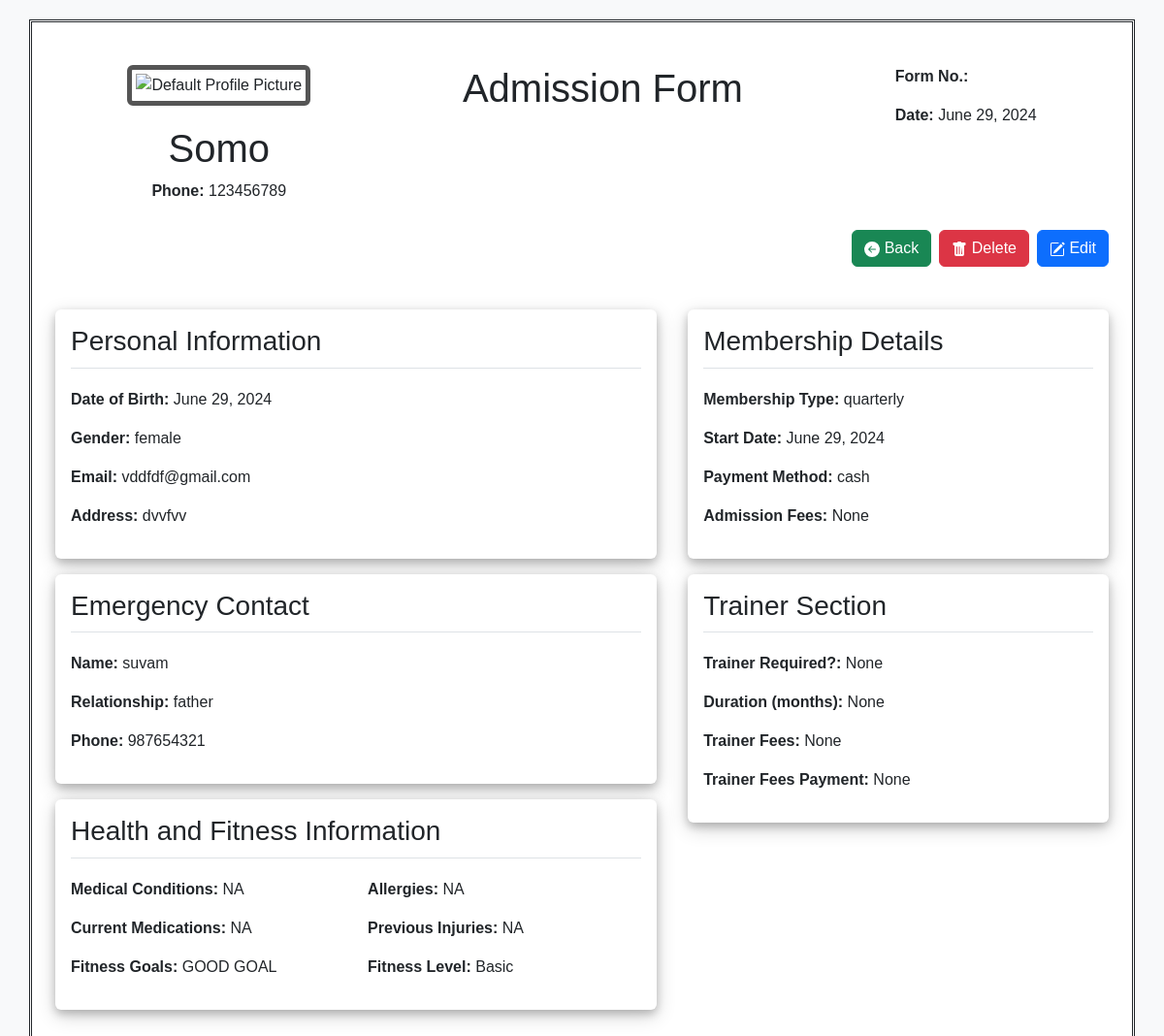
The page /profile/6/ (signed in) on the database as committed earlier.
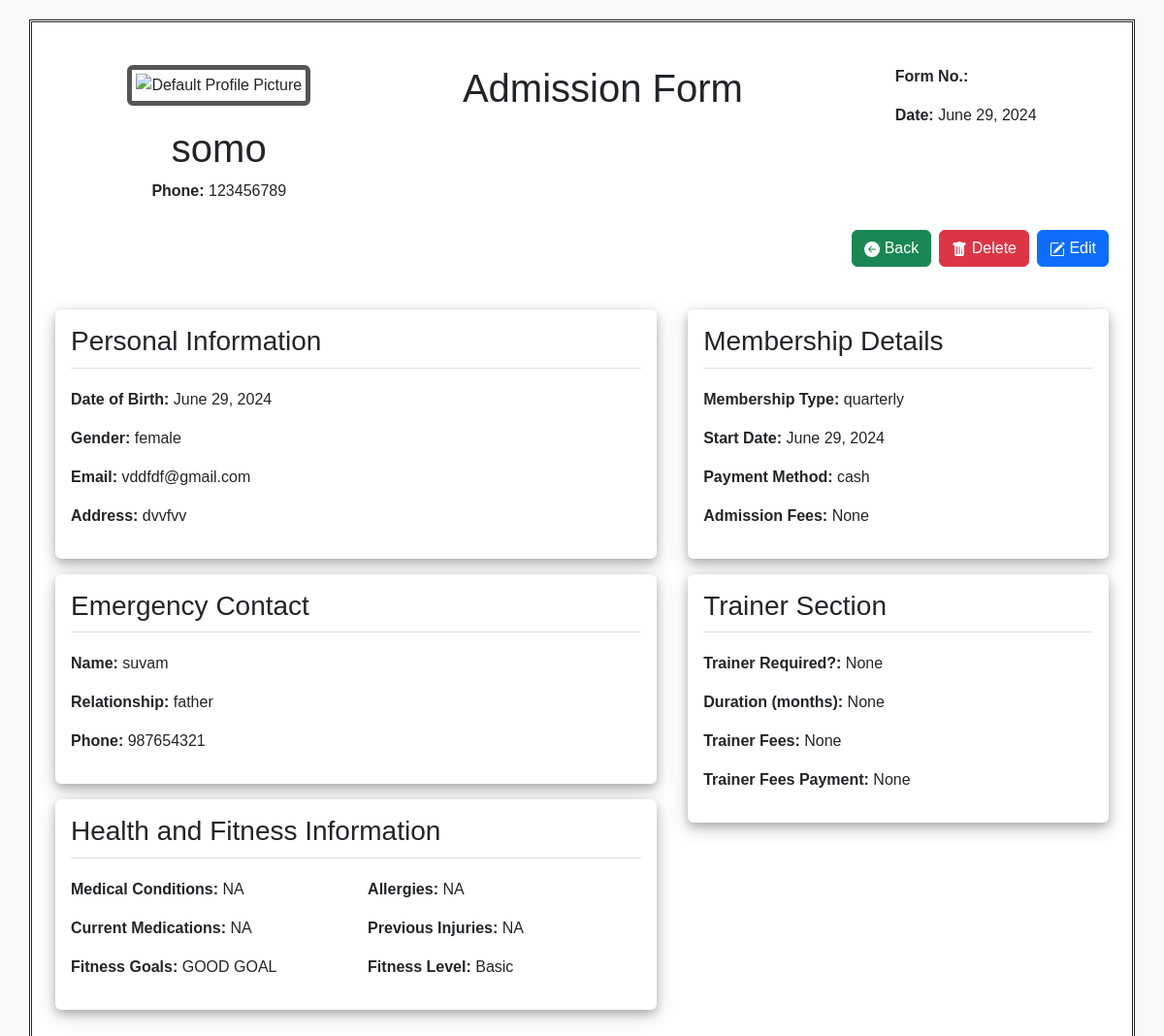
The same page on the database as committed later.
### home/models.py (models this page shows, shortened)
class Admission(models.Model):
    user = models.ForeignKey(User, on_delete=models.CASCADE, default=get_default_user)
    profile_image=models.ImageField(null=True,blank=True,upload_to="images/")
    full_name = models.CharField(max_length=80)
    dob = models.DateField()
    gender = models.CharField(max_length=10)
    phone = models.CharField(max_length=15)
    email = models.EmailField()
    address = models.CharField(max_length=255)
    emergency_contact_name = models.CharField(max_length=80)
    relationship = models.CharField(max_length=20)
    emergency_contact_phone = models.CharField(max_length=15)
    medical_conditions = models.TextField(blank=True, null=True)
    allergies = models.TextField(blank=True, null=True)
    current_medications = models.TextField(blank=True, null=True)
    previous_injuries = models.TextField(blank=True, null=True)
    fitness_goals = models.TextField(blank=True, null=True)
    fitness_level = models.CharField(max_length=50)
    membership_type = models.CharField(max_length=50)
    start_date = models.DateField()
    payment_method = models.CharField(max_length=50)
    trainer_required = models.CharField(max_length=80, blank=True, null=True)
    trainer_duration = models.CharField(max_length=50, blank=True, null=True)
    trainer_fee = models.CharField(max_length=50,blank=True, null=True)
    pay_now = models.CharField(max_length=50, blank=True, null=True)
    admission_fee = models.CharField(max_length=50,blank=True, null=True)

### home/views.py (the view)
# urls.py: path("profile/<int:admission_id>/", views.profile, name="profile"),
def profile(request, admission_id):
    admission = get_object_or_404(Admission, id=admission_id, user=request.user)
    context = {
        'admission': admission
    }
    return render(request, 'profile.html', context)

### templates/profile.html (shortened to what the changed rows need)
{% extends "base_profile.html" %}
{% block body %}
    <div class="container">
        <div class="d-flex justify-content-around mt-3">
            <div class="p-2 text-center">
                {% if admission.profile_image %}
                    <img src="{{ admission.profile_image.url }}" class="avatar img-thumbnail" alt="Profile Picture">
                {% else %}
                    <img src="https://www.w3schools.com/howto/img_avatar.png" class="avatar img-thumbnail" alt="Default Profile Picture">
                {% endif %}
                <h1>{{ admission.full_name }}</h1>
                <p><strong>Phone:</strong> {{ admission.phone }}</p>
            </div>
            <div class="p-2">
                <h1>Admission Form</h1>
            </div>
            <div class="p-2">
                <p><strong>Form No.:</strong> {{ admission.form_no }}</p>
                <p><strong>Date:</strong> {{ admission.start_date }}</p>
            </div>
        </div>
        <div class="row">
            <div class="col-lg-7 p-3">
                <div class="card mb-3">
                    <div class="card-body">
                        <h3 class="card-title">Personal Information</h3>
                        <p><strong>Date of Birth:</strong> {{ admission.dob }}</p>
                        <p><strong>Gender:</strong> {{ admission.gender }}</p>
                        <p><strong>Email:</strong> {{ admission.email }}</p>
                        <p><strong>Address:</strong> {{ admission.address }}</p>
                    </div>
                </div>
                <div class="card mb-3">
                    <div class="card-body">
                        <h3 class="card-title">Emergency Contact</h3>
                        <p><strong>Name:</strong> {{ admission.emergency_contact_name }}</p>
                        <p><strong>Relationship:</strong> {{ admission.relationship }}</p>
                        <p><strong>Phone:</strong> {{ admission.emergency_contact_phone }}</p>
                    </div>
                </div>
                <div class="card mb-3">
                    <div class="card-body">
                        <div class="row">
                            <div class="col-6">
                                <p><strong>Medical Conditions:</strong> {{ admission.medical_conditions }}</p>
                            </div>
                            <div class="col-6">
                                <p><strong>Allergies:</strong> {{ admission.allergies }}</p>
                            </div>
                            <div class="col-6">
                                <p><strong>Current Medications:</strong> {{ admission.current_medications }}</p>
                            </div>
                            <div class="col-6">
                                <p><strong>Previous Injuries:</strong> {{ admission.previous_injuries }}</p>
                            </div>
                            <div class="col-6">
                                <p><strong>Fitness Goals:</strong> {{ admission.fitness_goals }}</p>
                            </div>
                            <div class="col-6">
                                <p><strong>Fitness Level:</strong> {{ admission.fitness_level }}</p>
                            </div>
                        </div>
                    </div>
                </div>
            </div>
            <div class="col-lg-5 p-3">
                <div class="card mb-3">
                    <div class="card-body">
                        <h3 class="card-title">Membership Details</h3>
                        <p><strong>Membership Type:</strong> {{ admission.membership_type }}</p>
                        <p><strong>Start Date:</strong> {{ admission.start_date }}</p>
                        <p><strong>Payment Method:</strong> {{ admission.payment_method }}</p>
                        <p><strong>Admission Fees:</strong> {{ admission.admission_fee }}</p>
                    </div>
                </div>
                <div class="card mb-3">
                    <div class="card-body">
                        <h3 class="card-title">Trainer Section</h3>
                        <p><strong>Trainer Required?:</strong> {{ admission.trainer_required }}</p>
                        <p><strong>Duration (months):</strong> {{ admission.trainer_duration }}</p>
                        <p><strong>Trainer Fees:</strong> {{ admission.trainer_fee }}</p>
                        <p><strong>Trainer Fees Payment:</strong> {{ admission.pay_now }}</p>
                    </div>
                </div>
            </div>
        </div>
    </div>
    {% endblock body %}

Rows that differ between the two databases and show on the page:
changed Admission "female": full_name "Somo" → "somo"
